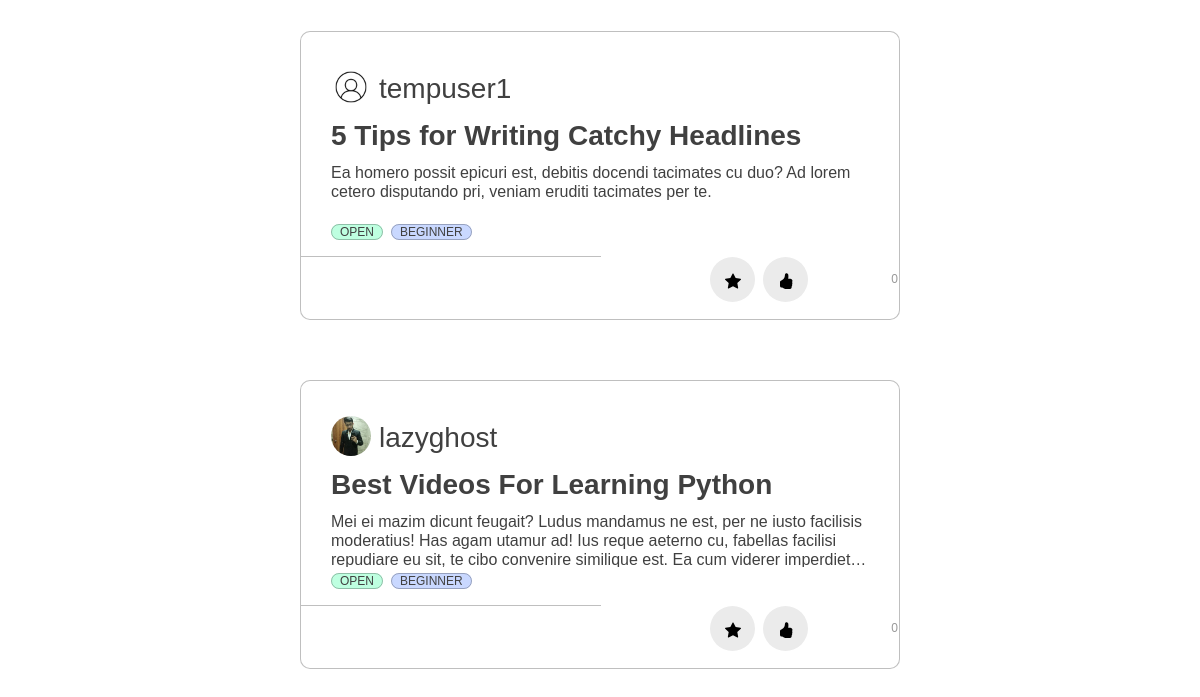
The page /profile/projects/starred (signed in, lower part) on the database as committed earlier.
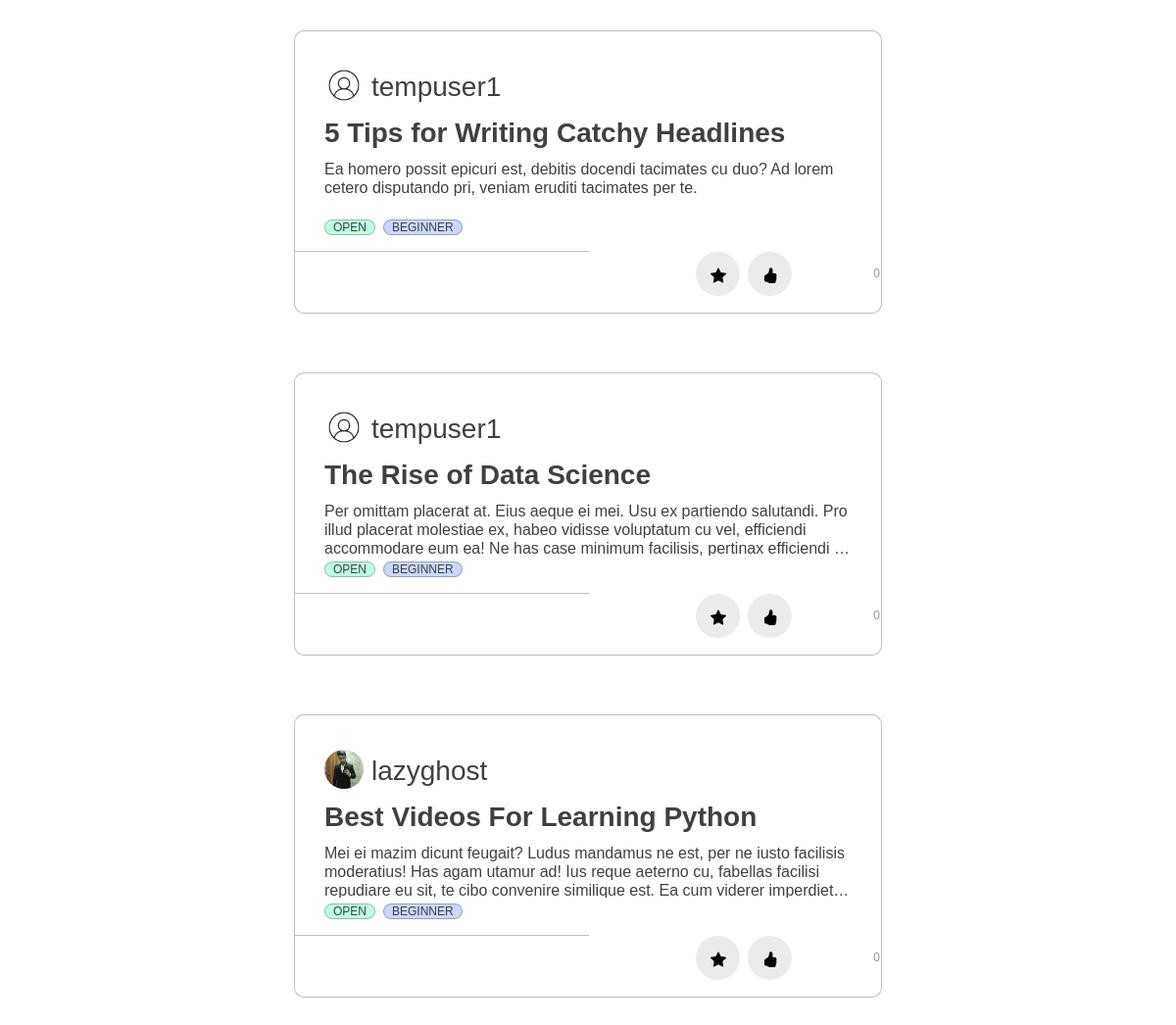
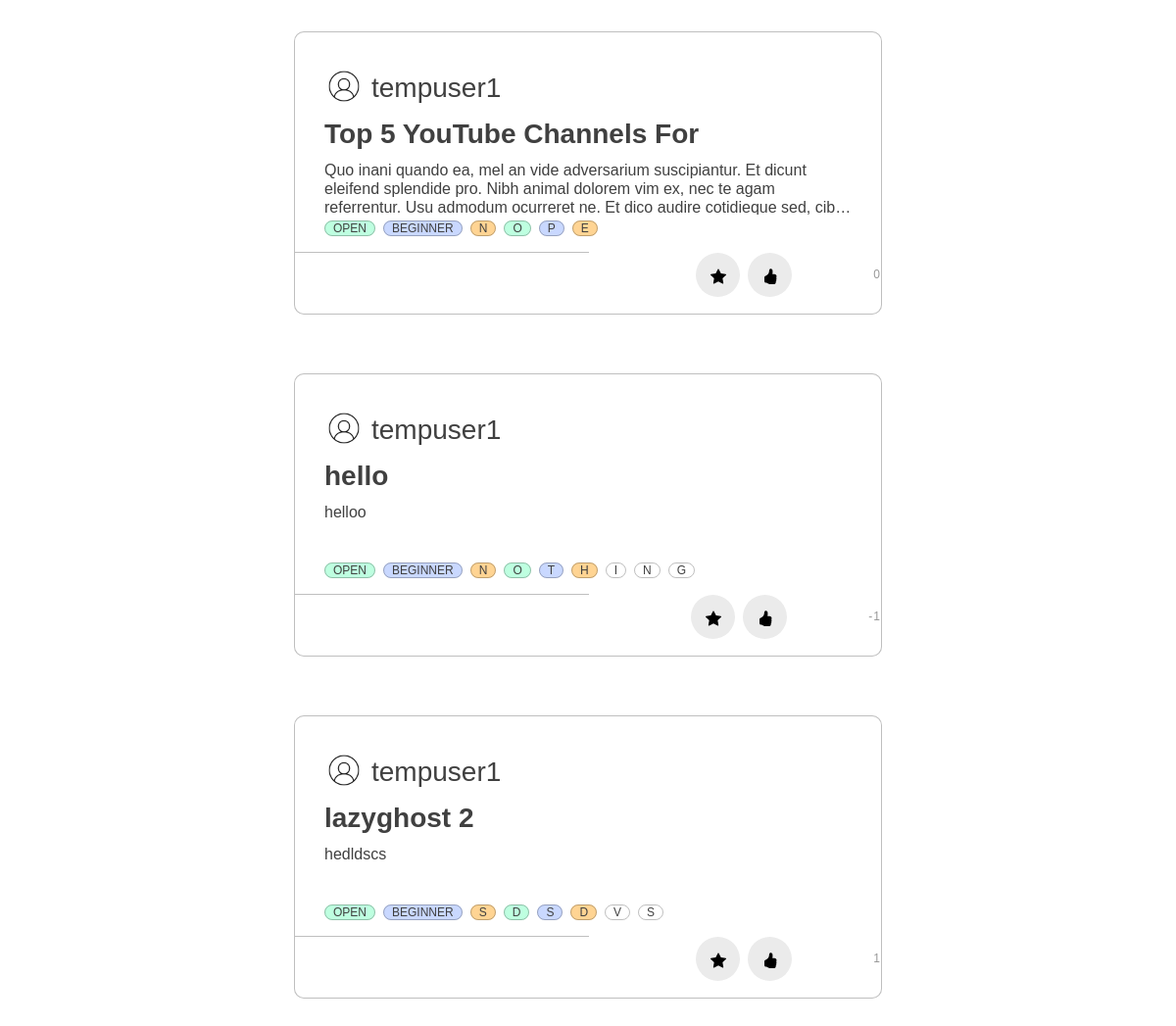
The same page on the database as committed later (2 pictures, top to bottom).
### home/models.py (models this page shows, shortened)
class Project(models.Model):
    Title = models.CharField(max_length=30)
    Description = models.TextField()
    FloatedBy = models.ForeignKey(User, on_delete=models.CASCADE,related_name="FloatedBy")
    Mentors = models.ManyToManyField(User,related_name='Mentors')
    Status = models.CharField(max_length=10, choices=STATUS_CHOICES, default='Open')
    OpenedFor = models.CharField(max_length=300)
    Difficulty = models.CharField(max_length=15, choices=DIFFICULTY_CHOICES, default='Beginner')
    PreRequisite = models.TextField()
    Duration = models.CharField(max_length=30)
    DatePosted = models.DateTimeField(default = timezone.now)
    SelectionCriteria = models.TextField()
    MailNotification = models.CharField(max_length=5, choices=NOTIFICATION_CHOICES,default='On')
    ApplyRequest = models.ManyToManyField(User, related_name='ApplyRequest', blank = True)
    AlreadyApplied = models.ManyToManyField(User, related_name='AlreadyApplied', blank = True)
    Likes = models.IntegerField(default=0)

### users/models.py (models this page shows, shortened)
class Profile(models.Model):
    user = models.OneToOneField(User, on_delete=models.CASCADE)
    image = models.ImageField(default = 'default.jpg', upload_to='profile_pics', blank=True)
    rollno = models.CharField(max_length=10)
    year = models.CharField(max_length=30, choices = YEAR_CHOICES)
    branch = models.CharField(max_length=30, choices = BRANCH_CHOICES)
    techskills = models.TextField()
    starred_projects = models.ManyToManyField(Project, related_name='starred_projects', blank = True)
    liked_projects = models.ManyToManyField(Project, related_name='liked_projects', blank = True)
    cv = models.FileField(blank = True, upload_to='resumes')

### users/views.py (the view)
# urls.py: path('projects/starred', views.projects_starred, name = 'projects-starred'),
@login_required
def projects_starred(request):
    projects_starred = request.user.profile.starred_projects.all()
    myFilter = ProjectFilter(request.GET, queryset=projects_starred)
    filtered_projects = myFilter.qs
    user_starred_projects_id = []
    for project in request.user.profile.starred_projects.all():
        user_starred_projects_id.append(project.id)
    context = {
        'title': 'Projects Starred',
        'projects' : filtered_projects,
        'user_starred_projects_id' : user_starred_projects_id,
        'notifications': Notification.objects.filter(user=request.user).order_by('-time'),
        'myFilter': myFilter,
    }
    return render(request, 'users/profile_starred.html', context)

### users/templates/users/profile_starred.html (shortened to what this page needs)
{% extends 'users/profile_applied.html' %}

### home/templates/home/main.html (shortened to what the changed rows need)
{% extends 'home/base.html' %}
{% load static %}
{% load crispy_forms_tags %}
{% block content %}
{% block mainContentBlock %}
<div class="project_cards">
    <br>
    {% block allProjectsBlock %}
    <div class="justify-content-center" style="display: flex; flex-wrap: wrap;" id="all-projects">
        {% for project in projects %}
            <div id="projectNumber{{ project.id }}">
                <div class = "blog-container" style="flex: 1 0 45%; margin: 30px; width: 600px; height: 289px; max-width: 600px;">
                    <div class="blog-header" style="display: flex; flex-wrap: wrap;">
                        <div class="blog-author--no-cover" style="background:url('{{project.FloatedBy.profile.image.url}}');background-size: cover; border-radius: 50%; display: inline-block;height: 40px;margin-right: 0.5rem;background-position: center;top: 8px;width: 40px; top: 27px; left: 28px; margin-top: 5px; ">
                        </div>
                        <span style="flex: 1 0 45%; ">
                            <h3 style="margin-top: 10px; color:#858796;"><a href="{% url 'profile' project.FloatedBy.id %}">{{project.FloatedBy}}</a></h3>
                        </span>
                    </div>
                    <div class="blog-body">
                        <div class="blog-title demo-a">
                            <h1><a href="/project/?project_id={{project.id}}">{{ project.Title }}</a></h1>
                        </div>
                        <div class="blog-summary demo-2">
                            <p>{{project.Description}}</p>
                        </div>
                        <div class="blog-tags">
                            <ul>
                                <li><a>{{project.Status}}</a></li>
                                <li><a>{{project.Difficulty}}</a></li>
                                {% for pre_req in project.PreRequisite %}
                                    {% if pre_req %}
                                        {% if pre_req == "More Tags..." %}
                                            <li>
                                                <a href="/project/?project_id={{project.id}}">{{ pre_req }}</a>
                                            </li>
                                        {% else %}
                                            <li>
                                                <a>{{pre_req}}</a>
                                            </li>
                                        {% endif %}
                                    {% endif %}
                                {% endfor %}
                            </ul>
                        </div>
                    </div>
                    <hr style="width: 300px; border-top: 1px solid rgba(0, 0, 0, 0.25); margin-left: 0px; margin-bottom: 0px;">
                    <div class="blog-footer">
                        <ul>
                            <li>
                                {% if project.id not in user_starred_projects_id %}
                                    <button class="btn btn-primary btn-user btn-block task" style="margin-left: 430px; width: 45px;" task = "Star" project_id={{project.id}} page_number={{projects.number}}>
                                        <svg xmlns="http://www.w3.org/2000/svg" width="16" height="16" fill="currentColor" class="bi bi-star" viewBox="0 0 16 16">
                                            <path d="M2.866 14.85c-.078.444.36.791.746.593l4.39-2.256 4.389 2.256c.386.198.824-.149.746-.592l-.83-4.73 3.522-3.356c.33-.314.16-.888-.282-.95l-4.898-.696L8.465.792a.513.513 0 0 0-.927 0L5.354 5.12l-4.898.696c-.441.062-.612.636-.283.95l3.523 3.356-.83 4.73zm4.905-2.767-3.686 1.894.694-3.957a.565.565 0 0 0-.163-.505L1.71 6.745l4.052-.576a.525.525 0 0 0 .393-.288L8 2.223l1.847 3.658a.525.525 0 0 0 .393.288l4.052.575-2.906 2.77a.565.565 0 0 0-.163.506l.694 3.957-3.686-1.894a.503.503 0 0 0-.461 0z" />
                                        </svg>
                                    </button>
                                {% else %}
                                    <button class="btn btn-primary btn-user btn-block task" style="margin-left: 430px; width: 45px;" task = "Unstar" project_id={{project.id}} page_number={{projects.number}}>
                                    </button>
                                {% endif %}
                            </li>
                            <li>
                                {% if project.id not in user_liked_projects_id %}
                                    <button class="btn btn-primary btn-user btn-block task" style="margin-right: 75px; width: 45px;" task = "Like" project_id={{project.id}} page_number={{projects.number}}>
                                        <svg xmlns="http://www.w3.org/2000/svg" width="16" height="16" fill="currentColor" class="bi bi-hand-thumbs-up" viewBox="0 0 16 16"  >
                                            <path d="M8.864.046C7.908-.193 7.02.53 6.956 1.466c-.072 1.051-.23 2.016-.428 2.59-.125.36-.479 1.013-1.04 1.639-.557.623-1.282 1.178-2.131 1.41C2.685 7.288 2 7.87 2 8.72v4.001c0 .845.682 1.464 1.448 1.545 1.07.114 1.564.415 2.068.723l.048.03c.272.165.578.348.97.484.397.136.861.217 1.466.217h3.5c.937 0 1.599-.477 1.934-1.064a1.86 1.86 0 0 0 .254-.912c0-.152-.023-.312-.077-.464.201-.263.38-.578.488-.901.11-.33.172-.762.004-1.149.069-.13.12-.269.159-.403.077-.27.113-.568.113-.857 0-.288-.036-.585-.113-.856a2.144 2.144 0 0 0-.138-.362 1.9 1.9 0 0 0 .234-1.734c-.206-.592-.682-1.1-1.2-1.272-.847-.282-1.803-.276-2.516-.211a9.84 9.84 0 0 0-.443.05 9.365 9.365 0 0 0-.062-4.509A1.38 1.38 0 0 0 9.125.111L8.864.046zM11.5 14.721H8c-.51 0-.863-.069-1.14-.164-.281-.097-.506-.228-.776-.393l-.04-.024c-.555-.339-1.198-.731-2.49-.868-.333-.036-.554-.29-.554-.55V8.72c0-.254.226-.543.62-.65 1.095-.3 1.977-.996 2.614-1.708.635-.71 1.064-1.475 1.238-1.978.243-.7.407-1.768.482-2.85.025-.362.36-.594.667-.518l.262.066c.16.04.258.143.288.255a8.34 8.34 0 0 1-.145 4.725.5.5 0 0 0 .595.644l.003-.001.014-.003.058-.014a8.908 8.908 0 0 1 1.036-.157c.663-.06 1.457-.054 2.11.164.175.058.45.3.57.65.107.308.087.67-.266 1.022l-.353.353.353.354c.043.043.105.141.154.315.048.167.075.37.075.581 0 .212-.027.414-.075.582-.05.174-.111.272-.154.315l-.353.353.353.354c.047.047.109.177.005.488a2.224 2.224 0 0 1-.505.805l-.353.353.353.354c.006.005.041.05.041.17a.866.866 0 0 1-.121.416c-.165.288-.503.56-1.066.56z" />
                                        </svg>
                                    </button>
                                {% else %}
                                    <button class="btn btn-primary btn-user btn-block task" style="margin-right: 75px; width: 45px;" task = "Unlike" project_id={{project.id}} page_number={{projects.number}}>
                                    </button>
                                {% endif %}
                                <li style="margin-top: 10px;">{{project.Likes}}</li>
                            </li>
                        </ul>
                    </div>
                </div>
            </div>
        {% endfor %}
    </div>
    {% endblock allProjectsBlock %}
    {% endblock mainContentBlock %}
    {% endblock content %}

Rows that differ between the two databases and show on the page:
now on this page (row unchanged): Project: FloatedBy.profile.image (placeholder picture), FloatedBy "tempuser1", Title "The Rise of Data Science", Description "Per omittam placerat at. Eius aeque ei mei. Usu ex partiendo salutandi. Pro illud placerat molestiae ex, habeo vidisse voluptatum cu vel, efficiendi accommodare eum ea! Ne has case minimum facilisis, pertinax efficiendi…", Status "OPEN", Difficulty "BEGINNER", Likes "0"
now on this page (row unchanged): Project: FloatedBy.profile.image (placeholder picture), FloatedBy "tempuser1", Title "Top 5 YouTube Channels For", Description "Quo inani quando ea, mel an vide adversarium suscipiantur. Et dicunt eleifend splendide pro. Nibh animal dolorem vim ex, nec te agam referrentur. Usu admodum ocurreret ne. Et dico audire cotidieque sed,…", Status "OPEN", Difficulty "BEGINNER", PreRequisite "N" "O" "P" "E", Likes "0"
now on this page (row edited): Project: FloatedBy.profile.image (placeholder picture), FloatedBy "tempuser1", Title "hello", Description "helloo", Status "OPEN", Difficulty "BEGINNER", PreRequisite "N" "O" "T" "H" "I" "N" "G", Likes "-1"
now on this page (row unchanged): Project: FloatedBy.profile.image (placeholder picture), FloatedBy "tempuser1", Title "lazyghost 2", Description "hedldscs", Status "OPEN", Difficulty "BEGINNER", PreRequisite "S" "D" "S" "D" "V" "S", Likes "1"
